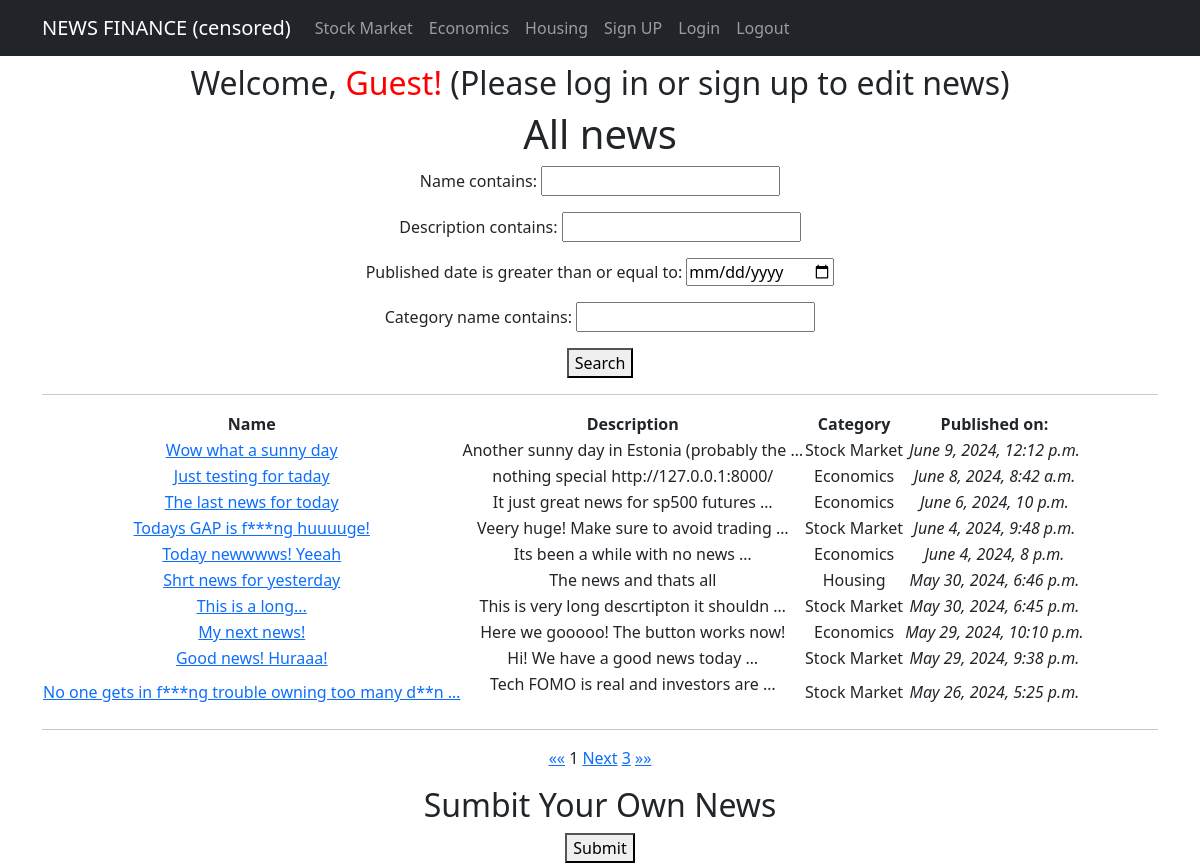
Page /news/ on the committed database.
### app/models.py (models this page shows, shortened)
class News(models.Model):
    name = models.CharField(max_length=150, unique=True)
    description = models.TextField()
    published_date = models.DateTimeField(auto_now_add=True)
    category = models.ForeignKey(to='Category', on_delete=models.CASCADE, related_name='news')
    class Meta:
        verbose_name_plural = "News"

class Category(models.Model):
    name = models.CharField(max_length=100, unique=True)
    class Meta:
        verbose_name_plural = "Categories"

### app/views.py (the view)
# urls.py: path('news/', NewsList.as_view(), name='news_list'),  # General news page
class NewsList(ListView):
    model = News
    ordering = ['-published_date']
    template_name = 'news_list.html'
    context_object_name = 'news_list'
    paginate_by = 10     # number of entries per page
    def get_queryset(self):
        queryset = super().get_queryset()
        self.filterset = NewsFilter(self.request.GET, queryset)
        return self.filterset.qs
    def get_context_data(self, **kwargs):
        context = super().get_context_data(**kwargs)
        context['filterset'] = self.filterset
        return context

### app/templatetags/custom_filters.py (called while the page is built)
@register.filter(name='censor_bad_words')
def censor_bad_words(value):
    words = value.split()
    censored_words = [BAD_WORDS.get(word, word) for word in words]
    return ' '.join(censored_words)

### templates/news_list.html (shortened to what this page needs)
{% extends 'flatpages/default.html' %}
{% load custom_filters %}
{% block content %}
<h1>All news</h1>
   <form method="get">
       {{ filterset.form.as_p }}
       <button type="submit">Search</button>
   </form>
<hr>
<table>
       <tr>
           <td><strong>Name</strong></td>
           <td><strong>Description</strong></td>
           <td><strong>Category</strong></td>
           <td><strong>Published on:</strong></td>
       </tr>
       {% for news_list in news_list %}
       <tr>
           <td>
                <a href="{% url 'news_detail' news_list.id %}">{{ news_list.name|censor_bad_words|truncatewords:10 }}</a>
           </td>
           <td>{{ news_list.description|truncatewords:7|safe }}</td>
           <td>{{ news_list.category.name }}</td>
           <td><i>{{ news_list.published_date }}</i></td>
       </tr>
       {% endfor %}
</table>
<hr>
<a href="?page=1">&laquo;&laquo;</a>
{{ page_obj.number }}
{% if page_obj.has_next %}
    <a href="?{{ request.GET.urlencode }}&page={{ page_obj.next_page_number }}">Next</a>
    {% if paginator.num_pages != page_obj.next_page_number %}
        <a href="?page={{ page_obj.paginator.num_pages }}">{{ page_obj.paginator.num_pages }}</a>
    {% endif %}
{% endif %}
<a href="?page={{ page_obj.paginator.num_pages }}">&raquo;&raquo;</a>
<h2> Sumbit Your Own News </h2>
<a href="{% url 'create' %}"><button type="button">Submit</button>
</a>
{% endblock content %}

### rows in the picture
News: name|censor_bad_words "Wow what a sunny day", description "Another sunny day in Estonia (probably the …", category.name "Stock Market", published_date "June 9, 2024, 12:12 p.m."
News: name|censor_bad_words "Just testing for taday", description "nothing special http://127.0.0.1:8000/", category.name "Economics", published_date "June 8, 2024, 8:42 a.m."
News: name|censor_bad_words "The last news for today", description "It just great news for sp500 futures …", category.name "Economics", published_date "June 6, 2024, 10 p.m."
News: name|censor_bad_words "Todays GAP is f***ng huuuuge!", description "Veery huge! Make sure to avoid trading …", category.name "Stock Market", published_date "June 4, 2024, 9:48 p.m."
News: name|censor_bad_words "Today newwwws! Yeeah", description "Its been a while with no news …", category.name "Economics", published_date "June 4, 2024, 8 p.m."
News: name|censor_bad_words "Shrt news for yesterday", description "The news and thats all", category.name "Housing", published_date "May 30, 2024, 6:46 p.m."
News: name|censor_bad_words "This is a long...", description "This is very long descrtipton it shouldn …", category.name "Stock Market", published_date "May 30, 2024, 6:45 p.m."
News: name|censor_bad_words "My next news!", description "Here we gooooo! The button works now!", category.name "Economics", published_date "May 29, 2024, 10:10 p.m."
News: name|censor_bad_words "Good news! Huraaa!", description "Hi! We have a good news today …", category.name "Stock Market", published_date "May 29, 2024, 9:38 p.m."
News: name|censor_bad_words "No one gets in f***ng trouble owning too many d**n …", description "Tech FOMO is real and investors are …", category.name "Stock Market", published_date "May 26, 2024, 5:25 p.m."

### other values in the picture
{{ page_obj.number }} "1"
{{ page_obj.paginator.num_pages }} "3"
